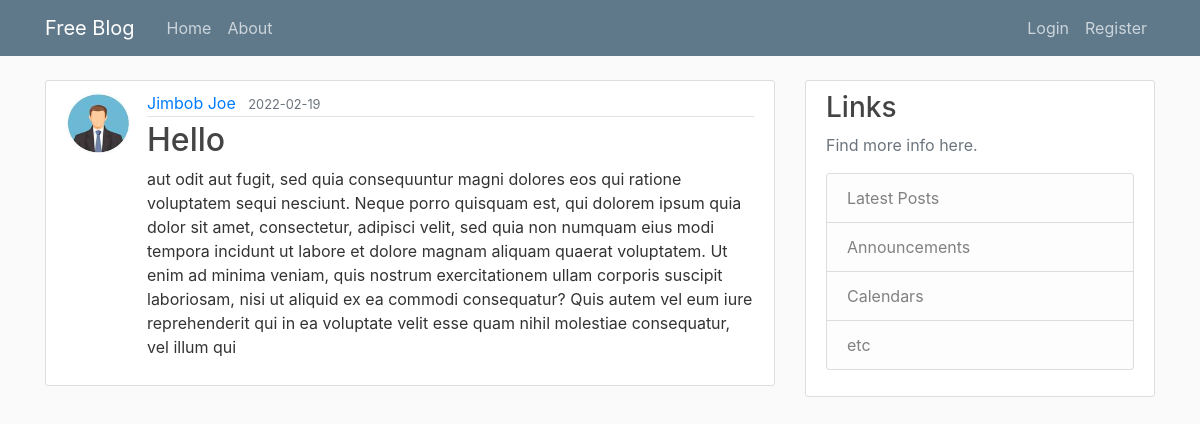
/post/1, run on the app's committed database.
### blog/models.py (models this page shows, shortened)
class User(db.Model, UserMixin):
    id = db.Column(db.Integer, primary_key=True)
    username = db.Column(db.String(20), unique=True, nullable=False)
    email = db.Column(db.String(120), unique=True, nullable=False)
    image_file = db.Column(db.String(20), nullable=False, default='default.jpg')
    password = db.Column(db.String(60), nullable=False)
    posts = db.relationship('Post', backref='author', lazy=True)

class Post(db.Model):
    id = db.Column(db.Integer, primary_key=True)
    title = db.Column(db.String(100), nullable=False)
    date_posted = db.Column(db.DateTime, nullable=False, default=datetime.utcnow)
    content = db.Column(db.Text, nullable=False)
    user_id = db.Column(db.Integer, db.ForeignKey('user.id'), nullable=False)

### blog/posts/routes.py (the view)
@posts.route("/post/<int:post_id>")
def post(post_id):
    post = Post.query.get_or_404(post_id)
    return render_template('post.html', title=post.title, post=post)

### blog/templates/post.html (shortened to what this page needs)
{% extends "layout.html" %}
{% block content %}
  <article class="media content-section">
    <img class="rounded-circle article-img" src="{{ url_for('static', filename='profile_pics/' + post.author.image_file) }}">
    <div class="media-body">
      <div class="article-metadata">
        <a class="mr-2" href="{{ url_for('users.user_posts', username=post.author.username) }}">{{ post.author.username }}</a>
        <small class="text-muted">{{ post.date_posted.strftime('%Y-%m-%d') }}</small>
      </div>
      <h2 class="article-title">{{ post.title }}</h2>
      <p class="article-content">{{ post.content }}</p>
    </div>
  </article>
{% endblock content %}

### blog/static/main.css (style rules this page uses)
body { background: #fafafa; color: #333333; margin-top: 5rem; }
h1, h2, h3, h4, h5, h6 { color: #444444; }
.content-section { background: #ffffff; padding: 10px 20px; border: 1px solid #dddddd; border-radius: 3px; margin-bottom: 20px; }
.article-title { color: #444444; }
.article-content { white-space: pre-line; }
.article-img { height: 65px; width: 65px; margin-right: 16px; }
.article-metadata { padding-bottom: 1px; margin-bottom: 4px; border-bottom: 1px solid #e3e3e3 }

### data on the page
User: image_file (picture), author.username "Jimbob Joe"
Post: date_posted "2022-02-19", title "Hello", content "aut odit aut fugit, sed quia consequuntur magni dolores eos qui ratione voluptatem sequi nesciunt. Neque porro quisquam est, qui dolorem ipsum quia dolor sit amet, consectetur, adipisci velit, sed quia non numquam eius modi tempora incidunt ut labore et dolore magnam aliquam quaerat voluptatem. Ut enim ad minima veniam, quis nostrum exercitationem ullam corporis suscipit laboriosam, nisi ut aliquid ex ea commodi consequatur? Quis autem vel eum iure reprehenderit qui in ea voluptate velit esse quam nihil molestiae consequatur, vel illum qui"
